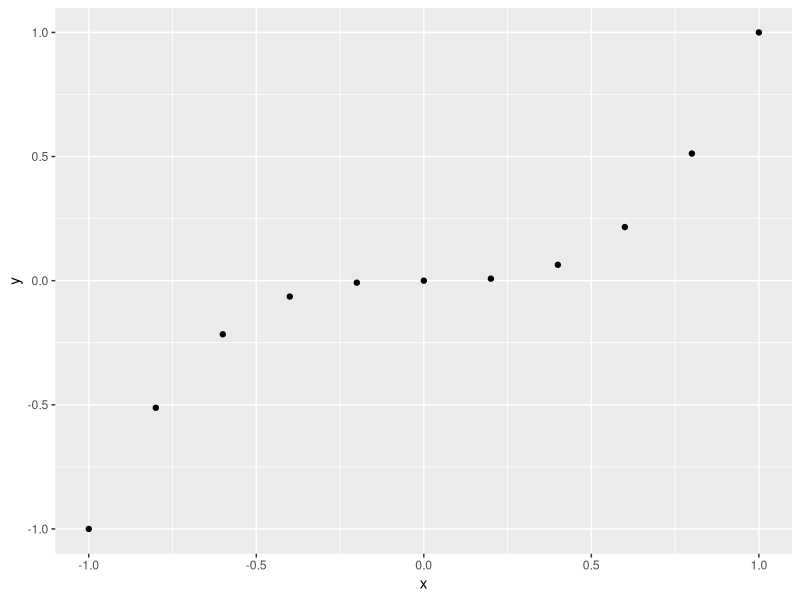
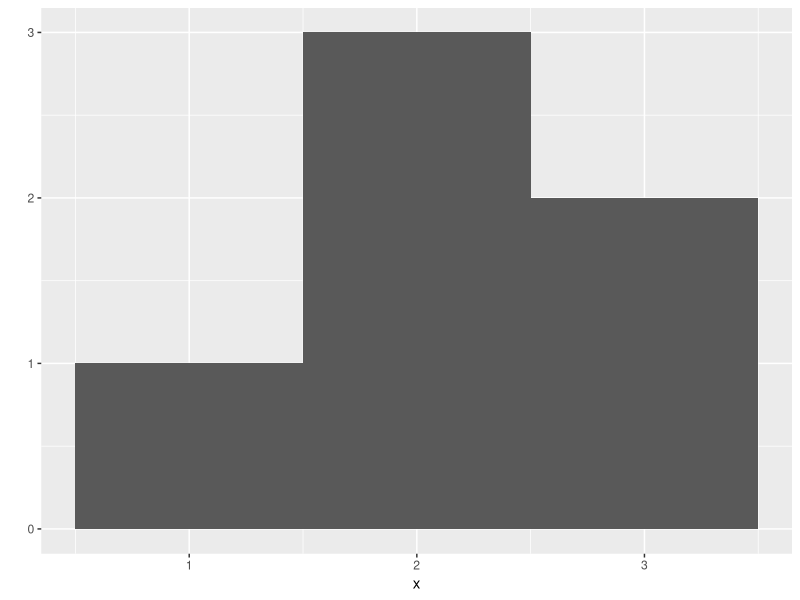
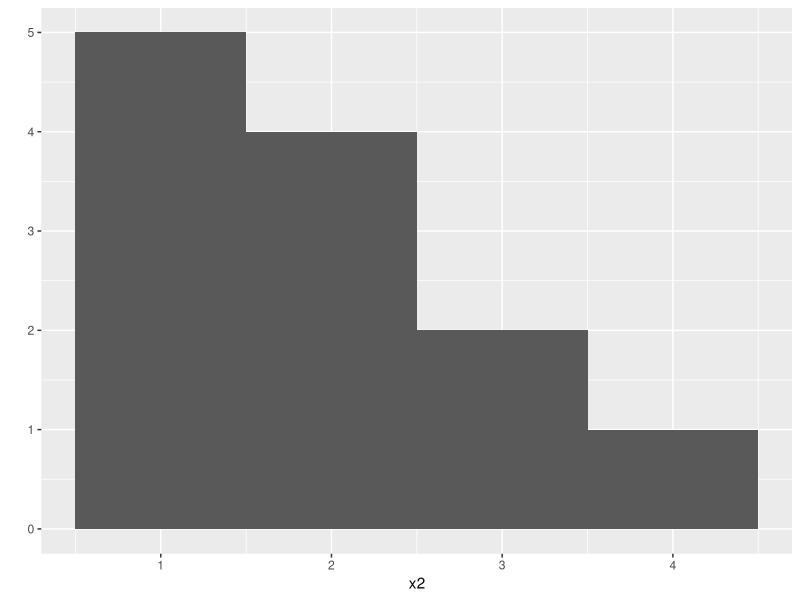
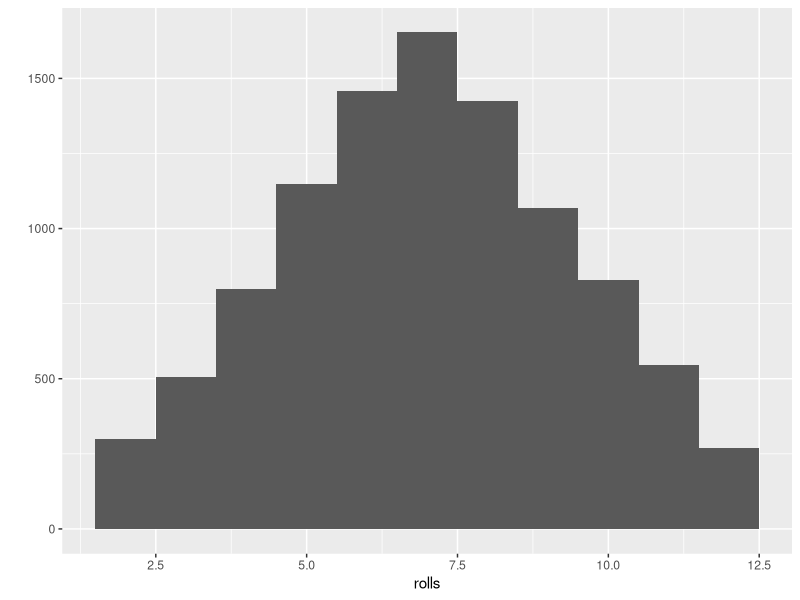

Here is the R script that generated these plots, in order:
## ---- chunk 1
1+1
## ---- chunk 2
100:130  #The colon operator (:) returns every integer between two integers. It is an easy way to create a sequence of numbers.
## ---- chunk 3
1:6
## ---- chunk 4
a <-  1
a + 1
## ---- chunk 5
die <- 1:6
die 
## ---- chunk 6
    name <- 1
    Name <- 2
    Name + 1
## ---- chunk 7
    jerry <- 1
    jerry
## ---- chunk 8
    jerry <- 2
    jerry
## ---- chunk 9
ls()
## ---- chunk 10
die - 1
## ---- chunk 11
die / 2
## ---- chunk 12
die * die
## ---- chunk 13
die + 1:2  #整倍数
## ---- chunk 14
die + 1:4  #非整倍数会出现警告
## ---- chunk 15
die %*% die  #内积
## ---- chunk 16
die %o% die  #外乘
## ---- chunk 17
round(3.1415926) #四舍五入
## ---- chunk 18
factorial(3)  #阶乘
## ---- chunk 19
mean(1:6)  #函数中的参数可以是原始数据
## ---- chunk 20
mean(die)  #也可以是定义好的对象
## ---- chunk 21
round(mean(die))  #甚至可以是运算的函数
## ---- chunk 22
sample(x= 1:4 , size= 2)  #无放回抽样
## ---- chunk 23
args(round)  #查看函数的语法
## ---- chunk 24
sample(die, size = 2, replace = TRUE)  #有放回抽样，两个骰子可以投掷出相同的点数
## ---- chunk 25
dice <- sample(die, size = 2, replace = TRUE)
dice
## ---- chunk 26
sum(dice)  #这时dice1的值已经固定，不论你后续对dice做任何操作，它都是5与5组成的一个向量
## ---- chunk 27
dice <- sample(x= 1:6, size = 2, replace=TRUE)
sum(dice)   #此时的dice是随机生成的数组
## ---- chunk 28
roll <- function() {
  die <- 1:6
  dice <- sample(die, size = 2, replace = TRUE)
  sum(dice)
}     #创建一个roll函数，这样就可以简洁执行掷色子并且求和的命令
## ---- chunk 29
roll()  
## ---- chunk 30
roll
## ---- chunk 31
roll2 <- function(die) {
  dice <- sample(die, size = 2, replace = TRUE)
  sum(dice)
}    #现在我们去掉函数的第一行
## ---- chunk 32
roll2(1:6)
## ---- chunk 33
roll2(die = 1:6)
## ---- chunk 34
# install.packages("ggplot2")
library("ggplot2")
x <- c(-1, -0.8, -0.6, -0.4, -0.2, 0, 0.2, 0.4, 0.6, 0.8, 1)
y <- x^3
qplot(x, y)
## ---- chunk 35
library("ggplot2")
x <- c(1, 2, 2, 2, 3, 3)
qplot(x, binwidth = 1)
## ---- chunk 36
library("ggplot2")
x2 <- c(1, 1, 1, 1, 1, 2, 2, 2, 2, 3, 3, 4)
qplot(x2, binwidth = 1)
## ---- chunk 37
library(ggplot2)
rolls <- replicate(10000, roll())
qplot(rolls, binwidth = 1)
